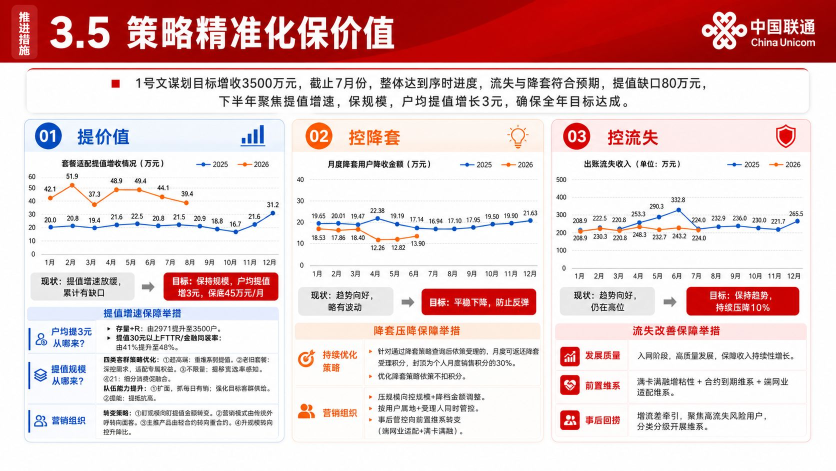
#> input picture evals/case-replay-task-mt0wdfjx4y91c/source/reference.jpg, 1672 x 941 px (shown at 1/2 size)
$ python detect_panel_candidates.py ../evals/case-replay-task-mt0wdfjx4y91c/source/reference.jpg --output out.png
#> lines starting #> are read from the running program, lines starting #| are printed output that depends on the picture
#!/usr/bin/env python3
"""Detect candidate rectangular content panels without mutating a layout.

This is a conservative proposal tool, not an auto-cropper. It uses image
edge projections to propose a regular row/column grid, then writes
``needs-human-confirmation`` so a reviewer can correct boundaries before
``extract_panels.py`` is called.
"""
from __future__ import annotations

import argparse
import json
from pathlib import Path

import numpy as np
from PIL import Image


def groups(values: np.ndarray, threshold: float, gap: int = 3):
    indexes = np.where(values >= threshold)[0]
    if not len(indexes):
        return []
    out, start, prev = [], int(indexes[0]), int(indexes[0])
    for value in indexes[1:]:
        value = int(value)
        if value - prev > gap:
            out.append((start, prev))
            start = value
        prev = value
    out.append((start, prev))
    return out


def peaks(profile: np.ndarray, count: int, margin: int = 4):
    # Non-maximum suppression keeps projections from returning the same line
    # repeatedly. The fallback is evenly spaced, but remains low-confidence.
    work = profile.copy()
    found = []
    for _ in range(max(0, count)):
        i = int(work.argmax())
        if work[i] <= 0:
            break
        found.append(i)
        work[max(0, i - margin): min(len(work), i + margin + 1)] = 0
    return sorted(found)


def _boundary_centers(profile: np.ndarray, expected: int | None, size: int):
    """Return boundary candidates without inventing a grid when no hint exists."""
    if expected is not None:
        return peaks(profile, expected + 1, max(4, size // 10))
    # Unconstrained mode is deliberately conservative: discover prominent
    # boundaries, but do not fill the slide with an assumed 2x3 grid.
    return peaks(profile, min(8, max(2, size // 180)), max(4, size // 14))


def detect(image_path: str, rows: int | None, cols: int | None, min_area: float):
#> called with min_area = 0.015
    if rows is not None and rows < 1:
        raise ValueError("--rows must be >= 1")
    if cols is not None and cols < 1:
        raise ValueError("--cols must be >= 1")
    with Image.open(image_path) as image:
#> image is the input picture: PIL image 1672x941 RGB; mean R, G, B 230, 204.1, 204.3
        original_w, original_h = image.size
#> original_w = 1672; original_h = 941
        scale = min(1.0, 1400.0 / max(original_w, original_h))
#> scale = 0.837
        w, h = max(1, round(original_w * scale)), max(1, round(original_h * scale))
#> w = 1400; h = 788
        rgb = np.asarray(image.convert("RGB").resize((w, h)), dtype=np.float32)
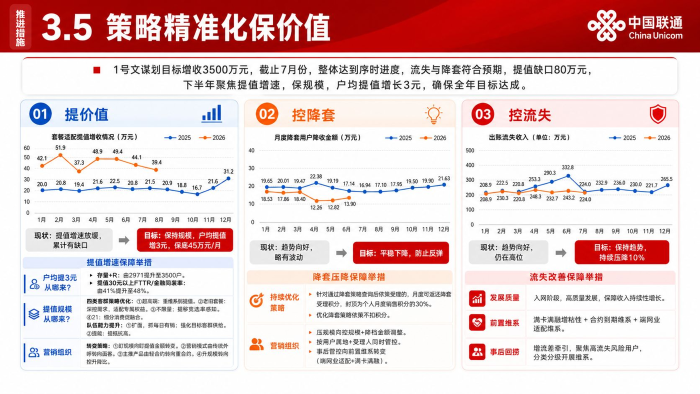
#> rgb: shape (788, 1400, 3) float32 (shown at 1/2 size); mean R, G, B 231.2, 205.1, 205.3
    gray = rgb.mean(axis=2)
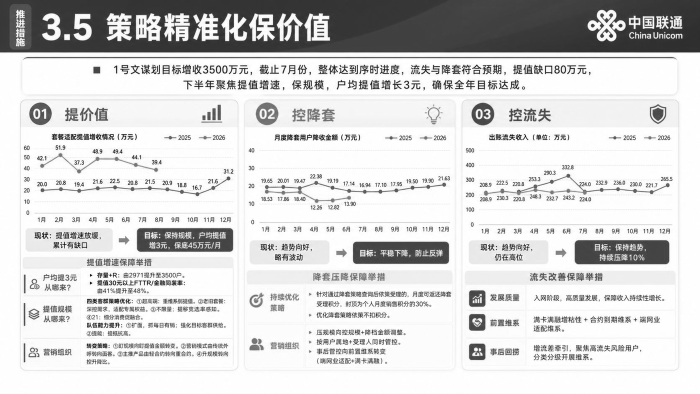
#> gray: shape (788, 1400) float32 (shown at 1/2 size); min 0, max 255, mean 212.8
    edge = np.zeros_like(gray)
    edge[1:, :] += np.abs(gray[1:, :] - gray[:-1, :])
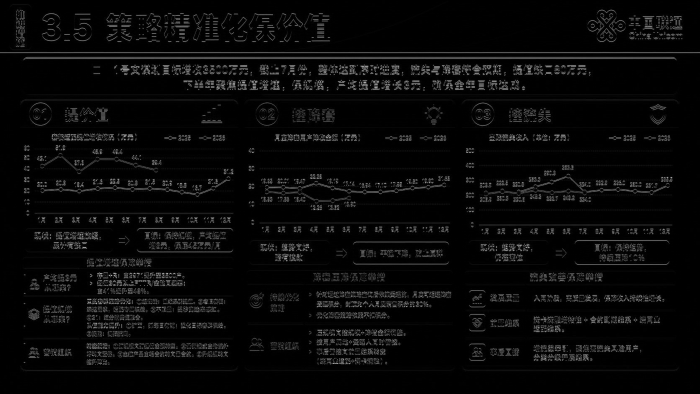
#> edge: shape (788, 1400) float32 (shown at 1/2 size); min 0, max 229, mean 9.3
    edge[:, 1:] += np.abs(gray[:, 1:] - gray[:, :-1])
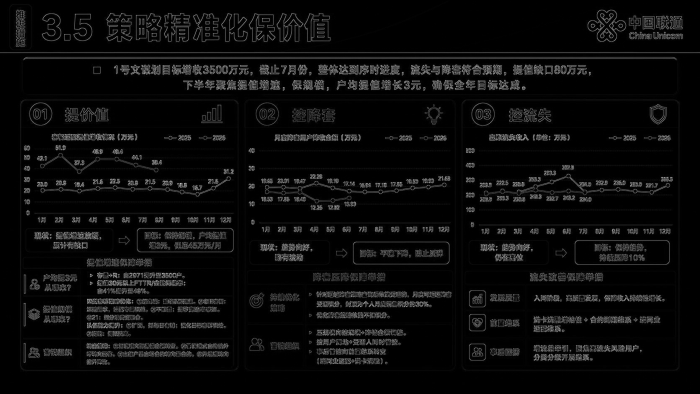
#> edge: shape (788, 1400) float32 (shown at 1/2 size); min 0, max 372, mean 17.3; drawn with min black and max white
    edge = np.clip(edge, 0, 255)
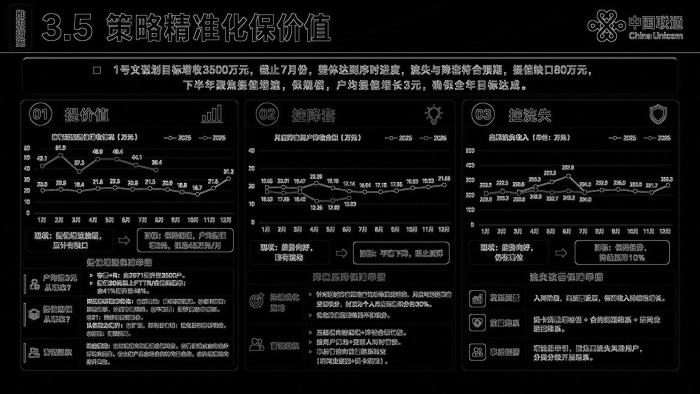
#> edge: shape (788, 1400) float32 (shown at 1/2 size); min 0, max 255, mean 17.2
    horizontal = (edge.mean(axis=1) + (edge > 28).mean(axis=1) * 40)
#> horizontal = 788 values, max 160.6 at index 105, min 0.0664 at index 774, mean 22.99
    vertical = (edge.mean(axis=0) + (edge > 28).mean(axis=0) * 40)
#> vertical = 1400 values, max 44.52 at index 195, min 0.441 at index 4, mean 22.99
    # A line is more likely to be a panel boundary when it remains active over
    # a substantial fraction of the perpendicular dimension.
    row_groups = groups(horizontal, np.percentile(horizontal, 78), gap=max(2, h // 220))
#> in groups, `indexes = np.where(values >= threshold)[0]`: indexes = 174 values from 104 to 712
#> in groups, `out, start, prev = [], int(indexes[0]), int(indexes[0])`: out = []; start = 104
#> the loop in groups, `for value in indexes[1:]:` made 173 passes
#> (value, start, prev) on passes 2, 6, 25, 43, 44, 56: (114, 114, 114), (130, 130, 130), (161, 161, 161), (199, 199, 199), (269, 269, 269), (358, 358, 358)
#> (value, start) on passes 72, 77, 78, 90, 103, 104: (378, 378), (444, 444), (456, 456), (488, 488), (528, 528), (547, 547)
#> after the loop in groups, `for value in indexes[1:]:`: out = [(104, 105), (114, 117), (130, 148), (161, 178), (199, 199), (269, 280), (358, 373), (378, 382), (444, 444), (456, 467), (488, 500), (528, 528), (547, 555), (561, 561), (584, 585), (589, 607), (613, 614), (632, 646)]
#> row_groups = [(104, 105), (114, 117), (130, 148), (161, 178), (199, 199), (269, 280), (358, 373), (378, 382), (444, 444), (456, 467), (488, 500), (528, 528), (547, 555), (561, 561), (584, 585), (589, 607), (613, 614), (632, 646), (687, 712)]
    col_groups = groups(vertical, np.percentile(vertical, 78), gap=max(2, w // 220))
#> the loop in groups (call 2), `for value in indexes[1:]:` made 307 passes
#> (value, start, prev) on passes 1, 5, 13, 14, 16: (47, 47, 47), (113, 113, 113), (128, 128, 128), (149, 149, 149), (174, 174, 174)
#> (value, start) on passes 101, 135, 142, 165, 168, 191: (271, 271), (329, 329), (343, 343), (396, 396), (411, 411), (504, 504)
#> col_groups = 31 pairs, first value 40 to 1111, second value 40 to 1111
    row_centers = [int((a + b) / 2) for a, b in row_groups]
#> row_centers = [104, 115, 139, 169, 199, 274, 365, 380, 444, 461, 494, 528, 551, 561, 584, 598, 613, 639, 699]
    col_centers = [int((a + b) / 2) for a, b in col_groups]
#> col_centers = 31 values from 40 to 1111
    row_centers = _boundary_centers(horizontal, rows, h)
#> in peaks, `work = profile.copy()`: work has the same summary as horizontal in detect
#> the loop in peaks, `for _ in range(max(0, count)):` made 4 passes
#> i on passes 1 to 4: 105, 278, 366, 598
#> after the loop in peaks, `for _ in range(max(0, count)):`: found = [105, 278, 366, 598]; work = 788 values, max 61.37 at index 708, min 0 at index 49, mean 8.96
#> row_centers = [105, 278, 366, 598]
    col_centers = _boundary_centers(vertical, cols, w)
#> the loop in peaks (call 2), `for _ in range(max(0, count)):` made 7 passes
#> i on passes 1 to 7: 195, 636, 48, 426, 1036, 320, 765
#> col_centers = [48, 195, 320, 426, 636, 765, 1036]
    row_centers = sorted(set(max(0, min(h - 1, x)) for x in row_centers))
    col_centers = sorted(set(max(0, min(w - 1, x)) for x in col_centers))
    candidates = []
    for r in range(len(row_centers) - 1):
        for c in range(len(col_centers) - 1):
            x0, x1 = col_centers[c], col_centers[c + 1]
            y0, y1 = row_centers[r], row_centers[r + 1]
            area = (x1 - x0) * (y1 - y0)
            if area / (w * h) < min_area:
                continue
            candidates.append({"candidate_id": f"panel-{len(candidates)+1:02d}", "source_bbox": [round(x0 / scale), round(y0 / scale), round((x1 - x0) / scale), round((y1 - y0) / scale)], "row": r + 1, "column": c + 1, "confidence": round(0.66 if rows is not None and cols is not None else 0.40, 2), "boundary_evidence": {"horizontal_profile_peak": round(float(horizontal[y0:y1].max()), 2), "vertical_profile_peak": round(float(vertical[x0:x1].max()), 2)}})
#> this loop made 3 passes
#> after the loop, candidates = 14 items
    return {"schema": "ai-ppt-plus/panel-candidates/v1", "source": str(Path(image_path).resolve()), "source_size": [original_w, original_h], "analysis_size": [w, h], "inference": {"rows": len(row_centers) - 1, "columns": len(col_centers) - 1, "rows_hint": rows, "columns_hint": cols, "used_assumed_grid": False}, "status": "needs-human-confirmation", "candidates": candidates, "human_review": ["confirm the detected count and whether the layout is actually a repeated-panel structure", "correct each source_bbox against visible panel borders", "exclude Logo, footer, intro bar and decorative gradients", "only then pass approved bboxes to extract_panels.py"]}


def main() -> int:
    ap = argparse.ArgumentParser(description=__doc__)
    ap.add_argument("image")
    ap.add_argument("--rows", type=int)
    ap.add_argument("--cols", type=int)
    ap.add_argument("--min-area", type=float, default=0.015)
    ap.add_argument("--output", required=True)
    args = ap.parse_args()
    try:
        result = detect(args.image, args.rows, args.cols, args.min_area)
#> result = 8 items
    except ValueError as exc:
        ap.error(str(exc))
    out = Path(args.output); out.parent.mkdir(parents=True, exist_ok=True)
    out.write_text(json.dumps(result, ensure_ascii=False, indent=2) + "\n", encoding="utf-8")
    print(json.dumps({"valid": True, "status": result["status"], "candidates": len(result["candidates"]), "output": str(out)}, ensure_ascii=False))
#| {"valid": true, "status": "needs-human-confirmation", "candidates": 14, "output": "out.png"}
    return 0


if __name__ == "__main__":
    raise SystemExit(main())
#> (the program exits here)
